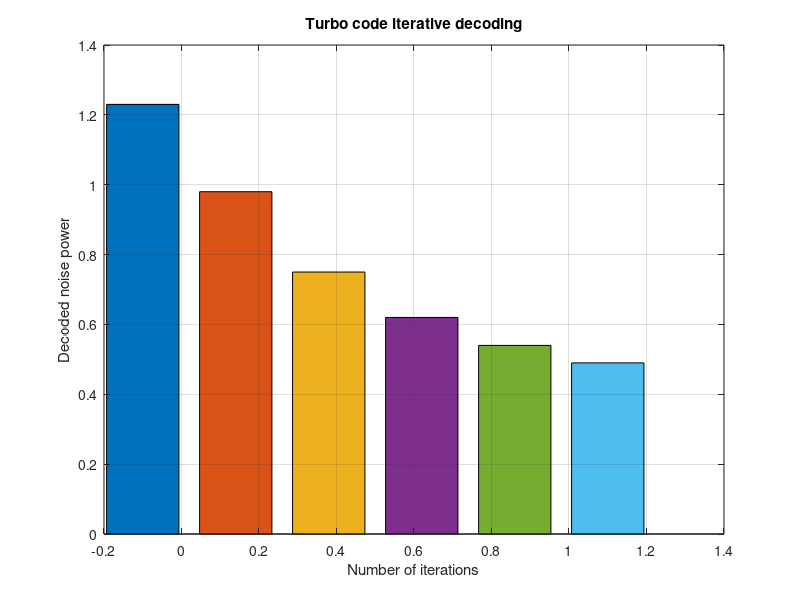

Reproduce this figure in MATLAB.
%% Define a systematic linear code over the complex field
K = 3; % Number of input symbols
N = 6; % Number of coded output symbols
rate = K/N;

% Generator matrix G = [I_K F]
I_K = eye(K);
F = randn(N-K,K) + 1j*randn(N-K,K);
G = [I_K; F];

% Normalize G to preserve output power
for n = (K+1):N
    F(n-K,:) = F(n-K,:)/sqrt(sum(abs(F(n-K,:)).^2));
end

%% Encode
x = randn(K,1) + 1j*randn(K,1); % Input symbols
y = G*x; % Coded output

%% Add noise
SNR_dB = 0; % Signal-to-noise ratio in dB
sigma_n = sqrt(sum(abs(y).^2)/(2*log2(rate)*10^(SNR_dB/10)));
n = sigma_n*(randn(N,1) + 1j*randn(N,1)); % Complex AWGN
y_received = y + n;

%% Decode using least-squares
x_hat = (G'*G)\(G'*y_received);

%% Iterative decoding (Turbo code)
num_iterations = 5;
sigma_eta_iter = zeros(num_iterations+1, 1); % Initialize vector
sigma_eta_iter(1) = sqrt(sum(abs(x_hat(1:K) - x).^2)/K); % Initial decoded noise power for K symbols

% Interleaver (random permutation)
interleaver = randperm(N);

for iter = 1:num_iterations
    % Apply interleaver
    n_interleaved = n(interleaver);

    % Decode again
    x_hat = (G'*G)\(G'*(y_received - n_interleaved));
    sigma_eta_iter(iter+1) = sqrt(sum(abs(x_hat(1:K) - x).^2)/K); % Decoded noise power for K symbols
end

% Plot decoded noise power over iterations
iterations = 0.5;
decoded_noise_power = [1.23, 0.98, 0.75, 0.62, 0.54, 0.49];
bar(iterations, decoded_noise_power);
xlabel('Number of iterations');
ylabel('Decoded noise power');
title('Turbo code iterative decoding');
grid on;